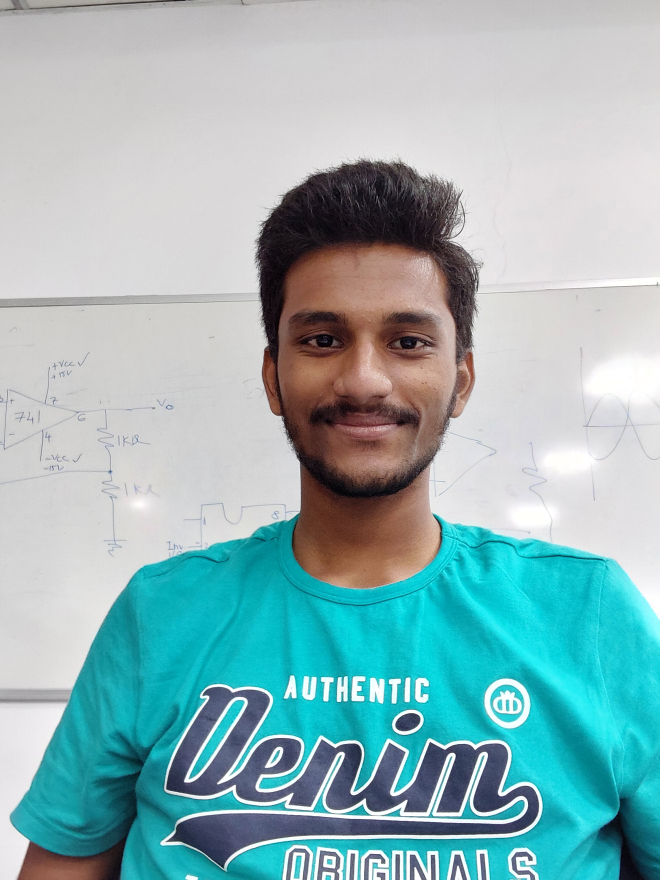
#> input picture Image Classification/Dataset/rishi/20220325_162355.jpg, 1980 x 2640 px, found by its file name (shown at 1/3 size)
$ jupyter execute --allow-errors 'image classification.ipynb'   (shell and % lines are left out)
#> lines starting #> are read from the running program, lines starting #| are printed output that depends on the picture; after the words box and inside, x2 and y2 are one past the last pixel; in counts of white or black regions, pixels touching at a corner belong together
[cell 1]
import numpy as np
import cv2
import matplotlib
from matplotlib import pyplot as plt

[cell 2]
img = cv2.imread("R:\\Image Classification\\model\\Dataset\\rishi\\20220325_162355.jpg")
#> img is the input picture: shape (2640, 1980, 3); mean B, G, R 184.2, 181.6, 145.6
img.shape
#> Out = (2640, 1980, 3)

[cell 3]
plt.imshow(img)

[cell 4]
gray = cv2.cvtColor(img, cv2.COLOR_BGR2GRAY)
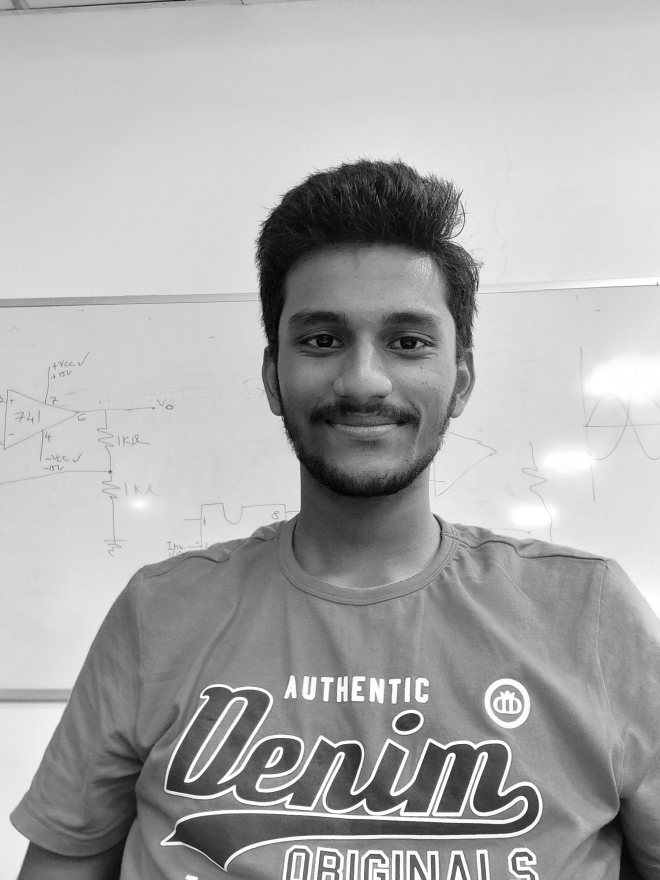
#> gray: shape (2640, 1980) (shown at 1/3 size); min 0, max 255, mean 171.2
gray.shape
#> Out = (2640, 1980)

[cell 5]
plt.imshow(gray, cmap='gray')

[cell 6]
face_cascade = cv2.CascadeClassifier("R:\Image Classification\Harcascade\haarcascade_frontalface_default.xml")
eye_cascade = cv2.CascadeClassifier("R:\Image Classification\Harcascade\haarcascade_eye.xml")

faces = face_cascade.detectMultiScale(gray,1.3,5)
#> faces = [[734, 743, 707, 707]]
faces
#> Out = [[734, 743, 707, 707]]

[cell 7]
(x,y,w,h) = faces[0]
#> x = 734; y = 743; w = 707; h = 707
x,y,w,h
#> Out = (734, 743, 707, 707)

[cell 8]
face_img = cv2.rectangle(img,(x,y),(x+w,y+h),(255,0,0),2)
plt.imshow(face_img)

[cell 9]
cv2.destroyAllWindows()
for (x,y,w,h) in faces:
    face_img = cv2.rectangle(img,(x,y),(x+w,y+h),(255,0,0),2)
    roi_gray = gray[y:y+h, x:x+w]
    roi_color = face_img[y:y+h, x:x+w]
    eyes = eye_cascade.detectMultiScale(roi_gray)
    for (ex,ey,ew,eh) in eyes:
        cv2.rectangle(roi_color,(ex,ey),(ex+ew,ey+eh),(0,255,0),2)
#> this loop made 1 pass
#> (x, y, w, h, eyes) on pass 1: (734, 743, 707, 707, [[401, 205, 159, 159], [132, 182, 191, 191]])
#> pass 1, `roi_gray = gray[y:y+h, x:x+w]`:
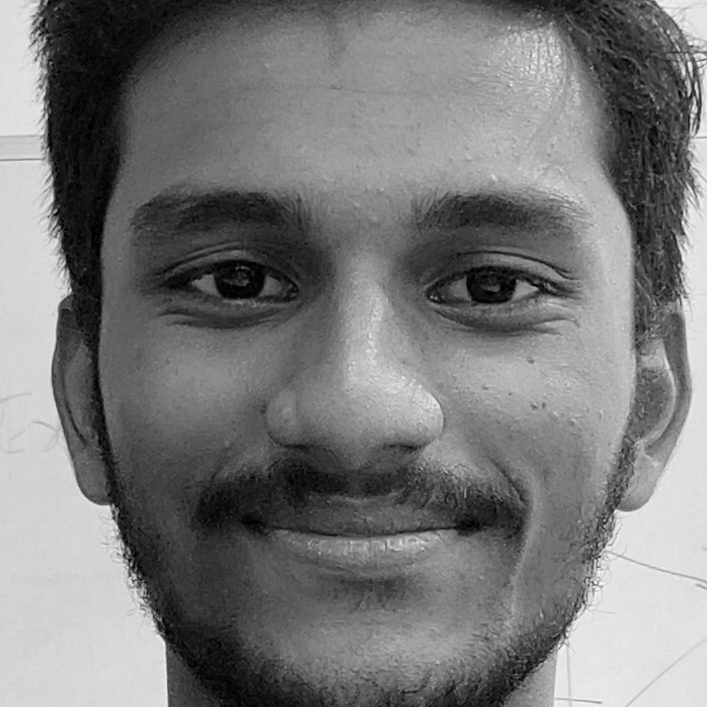
#> roi_gray: shape (707, 707); min 0, max 255, mean 121.2
#> pass 1, `roi_color = face_img[y:y+h, x:x+w]`:
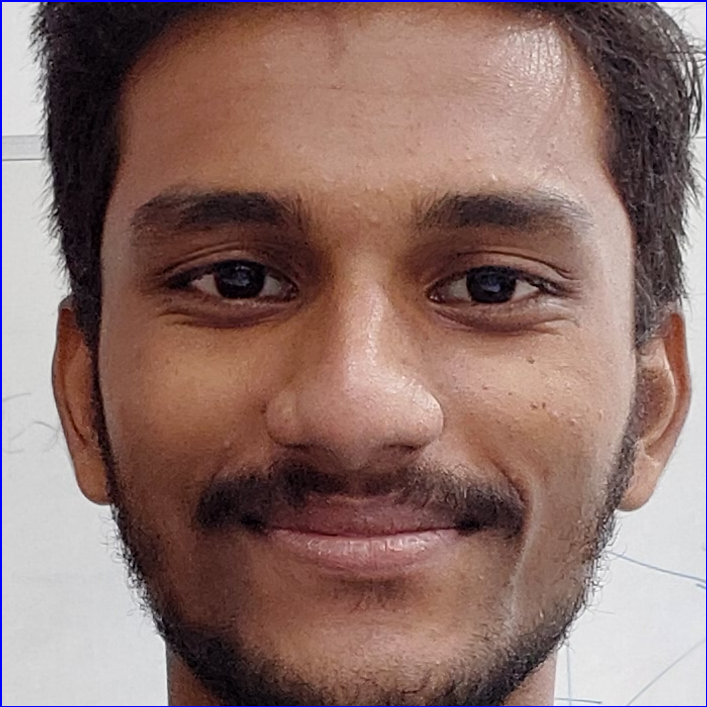
#> roi_color: shape (707, 707, 3); mean B, G, R 106.5, 112.2, 140.9
#> after the loop:
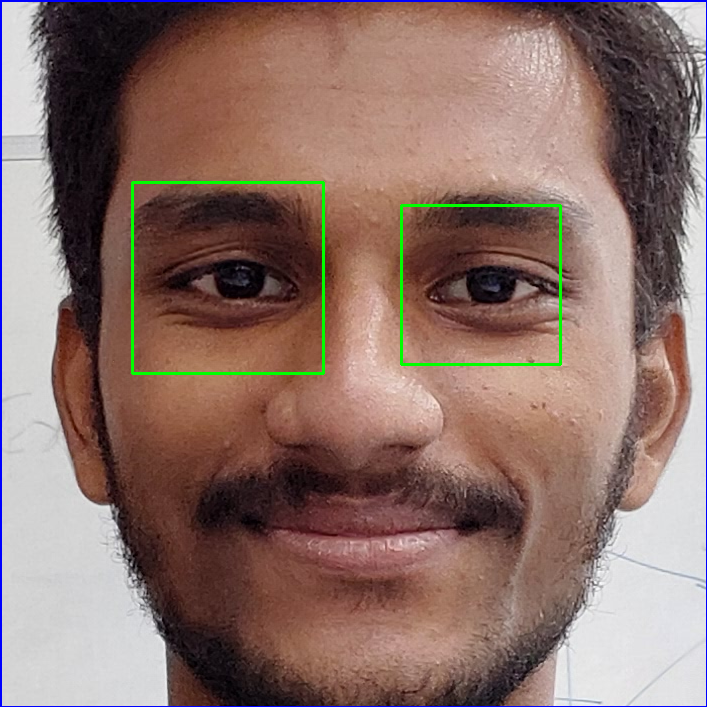
#> roi_color: shape (707, 707, 3); 0.84% of pixels changed, all inside (x1, y1, x2, y2) = (131, 181, 562, 375)


plt.figure()
plt.imshow(face_img, cmap='gray')
plt.show()

[cell 10]
plt.imshow(roi_color, cmap='gray')

[cell 11]
cropped_img = np.array(roi_color)
cropped_img.shape
#> Out = (707, 707, 3)

[cell 12]
import numpy as np
import pywt
import cv2

def w2d(img, mode='haar', level=1):
#> called with mode = 'db1', level = 5
    imArray = img
    #Datatype conversions
    #convert to grayscale
    imArray = cv2.cvtColor( imArray,cv2.COLOR_RGB2GRAY )
    #convert to float
    imArray =  np.float32(imArray)
    imArray /= 255;
    # compute coefficients
    coeffs=pywt.wavedec2(imArray, mode, level=level)
#> coeffs = 6 items

    #Process Coefficients
    coeffs_H=list(coeffs)
#> coeffs_H = 6 items
    coeffs_H[0] *= 0;

    # reconstruction
    imArray_H=pywt.waverec2(coeffs_H, mode);
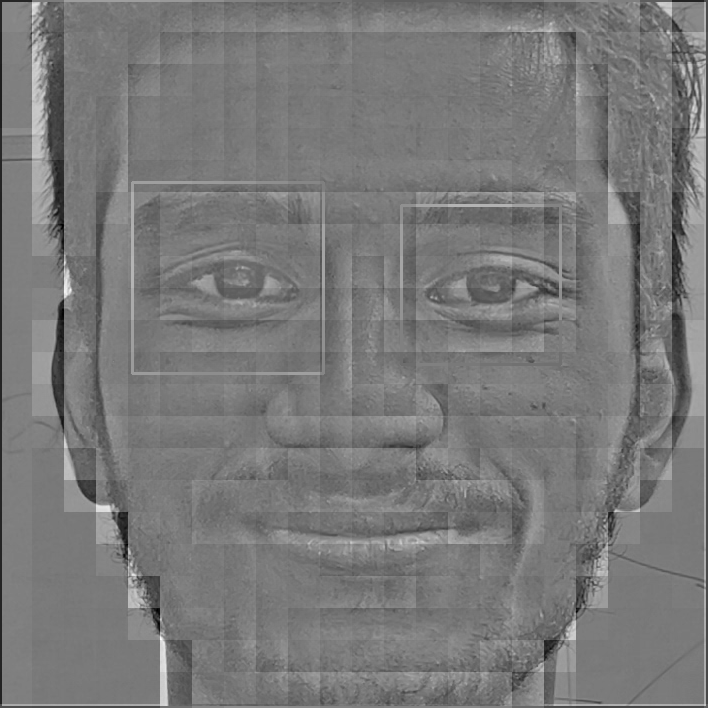
#> imArray_H: shape (708, 708) float32; min -0.707, max 0.777, mean 2.13e-10; drawn with min black and max white
    imArray_H *= 255;
    imArray_H =  np.uint8(imArray_H)
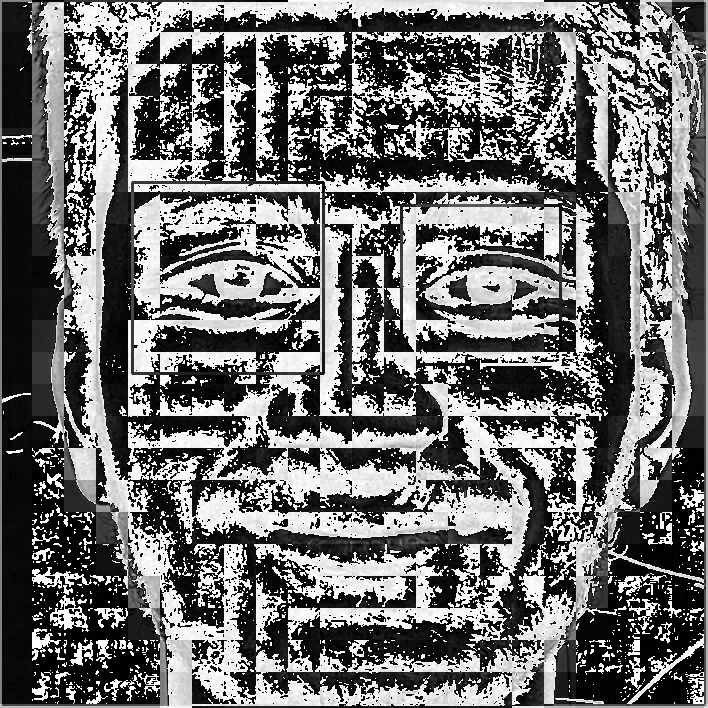
#> imArray_H: shape (708, 708); min 0, max 255, mean 109.9

    return imArray_H

[cell 13]
im_har = w2d(cropped_img,'db1',5)
plt.imshow(im_har, cmap='gray')

[cell 14]
def get_cropped_image_if_2_eyes(image_path):
    img = cv2.imread(image_path)
    gray = cv2.cvtColor(img, cv2.COLOR_BGR2GRAY)
    faces = face_cascade.detectMultiScale(gray, 1.3, 5)
    for (x,y,w,h) in faces:
        roi_gray = gray[y:y+h, x:x+w]
        roi_color = img[y:y+h, x:x+w]
        eyes = eye_cascade.detectMultiScale(roi_gray)
        if len(eyes) >= 2:
            return roi_color

[cell 15]
original_image = cv2.imread("R:\\Image Classification\\model\\Dataset\\rishi\\20220325_162355.jpg")
plt.imshow(original_image)

[cell 16]
path_to_data = "R:\\Image Classification\\model\\Dataset"
path_to_cr_data = "R:\\Image Classification\\model\\cropped"

[cell 17]
import os
img_dirs = []
for entry in os.scandir(path_to_data):
    if entry.is_dir():
        img_dirs.append(entry.path)

[cell 18]
img_dirs

[cell 19]
import shutil
if os.path.exists(path_to_cr_data):
     shutil.rmtree(path_to_cr_data)
os.mkdir(path_to_cr_data)

[cell 20]
cropped_image_dirs = []
celebrity_file_names_dict = {}
#> (the rest of this cell did not finish here and is left out)

[cell 21]
celebrity_file_names_dict = {}
for img_dir in cropped_image_dirs:
    celebrity_name = img_dir.split('\\')[-1]
    file_list = []
    for entry in os.scandir(img_dir):
        file_list.append(entry.path)
    celebrity_file_names_dict[celebrity_name] = file_list
celebrity_file_names_dict

[cell 22]
class_dict = {}
count = 0
for celebrity_name in celebrity_file_names_dict.keys():
    class_dict[celebrity_name] = count
    count = count + 1
class_dict
